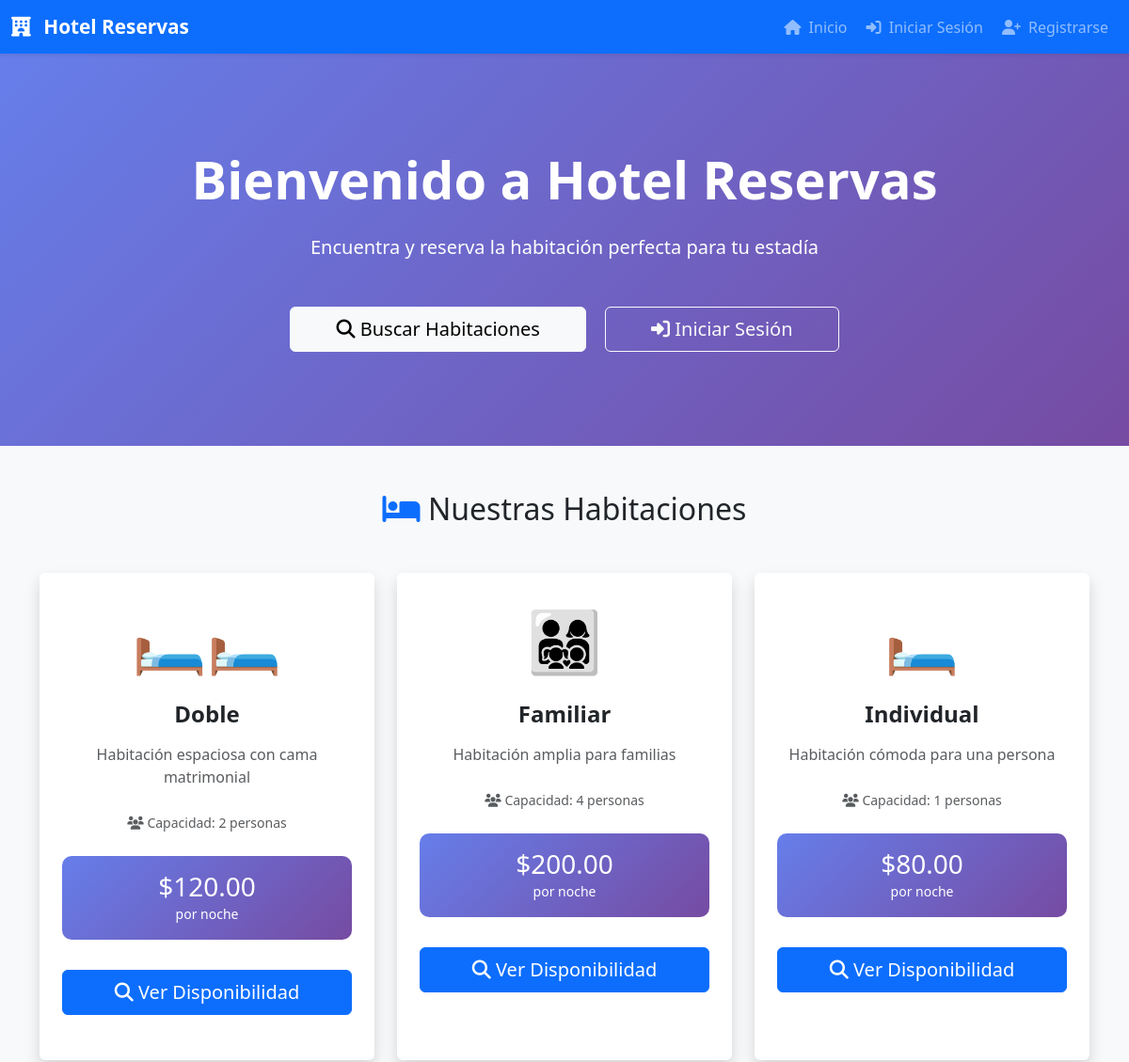
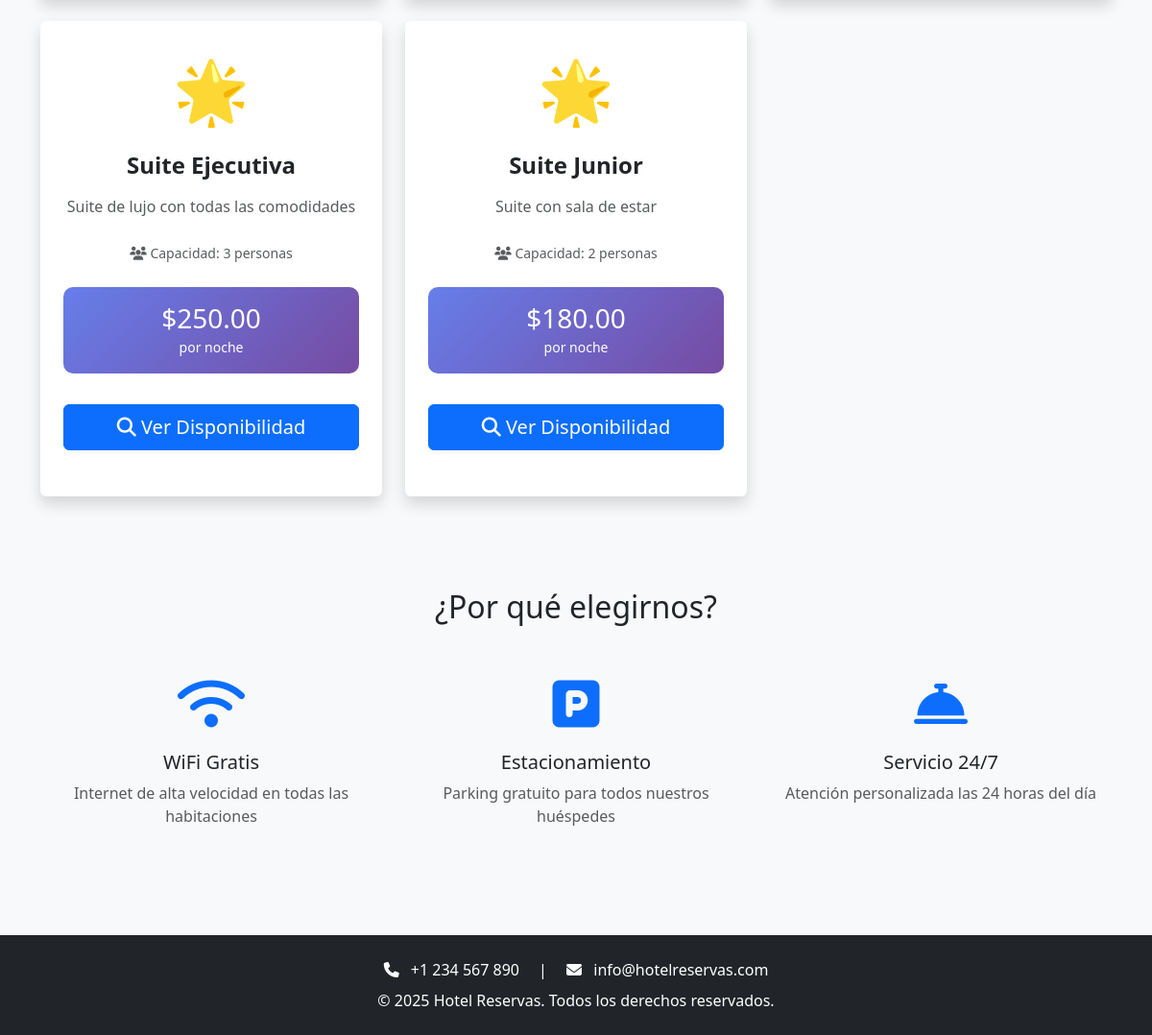
Screenshot of /public/ with the database file from the repository (2 pictures, top to bottom).
### tables this page shows
CREATE TABLE tipos_habitacion (
    id INT PRIMARY KEY AUTO_INCREMENT,
    nombre VARCHAR(50) NOT NULL,
    descripcion TEXT,
    capacidad INT NOT NULL,
    precio_base DECIMAL(10,2) NOT NULL,
    caracteristicas TEXT,  
    imagen VARCHAR(255),
    created_at TIMESTAMP DEFAULT CURRENT_TIMESTAMP,
    updated_at TIMESTAMP DEFAULT CURRENT_TIMESTAMP ON UPDATE CURRENT_TIMESTAMP
);

### core/View.php (called while the page is built, shortened)
<?php
class View
{
    public static function render($view, $data = [])
    {
        extract($data);
        $viewFile = __DIR__ . '/../views/' . $view . '.php';
        require_once $viewFile;
        exit;
    }
}

### core/Controller.php (called while the page is built, shortened)
<?php
class Controller
{
    protected function view($view, $data = [])
    {
        View::render($view, $data);
    }
}

### controllers/HomeController.php (called while the page is built, shortened)
<?php
require_once __DIR__ . '/../core/Controller.php';
class HomeController extends Controller
{
    private $tipoModel;
    public function __construct()
    {
        $this->tipoModel = new TipoHabitacion();
    }
    public function index()
    {
        try {
            $tipos = $this->tipoModel->all('nombre ASC');
        } catch (Exception $e) {
            error_log("Error en HomeController: " . $e->getMessage());
            $tipos = [];
        }
        $data = [
            'title' => 'Inicio - ' . APP_NAME,
            'tiposHabitacion' => $tipos
        ];
        $this->view('home', $data);
    }
}

### public/index.php (called while the page is built, shortened)
<?php
require_once __DIR__ . '/../helpers/functions.php';
require_once __DIR__ . '/../core/Database.php';
require_once __DIR__ . '/../core/View.php';
require_once __DIR__ . '/../core/Controller.php';
require_once __DIR__ . '/../core/Router.php';
require_once __DIR__ . '/../controllers/HomeController.php';
$router = new Router();
$router->get('/', 'HomeController@index');
$router->get('/buscar', 'BusquedaController@index');
$router->post('/buscar', 'BusquedaController@index');
$router->get('/login', 'AuthController@login');
$router->post('/login', 'AuthController@login');
$router->get('/register', 'AuthController@register');
$router->post('/register', 'AuthController@register');
$router->get('/logout', 'AuthController@logout');
$router->get('/dashboard', 'DashboardController@index', ['auth']);
$router->get('/clientes', 'ClienteController@index', ['auth']);
$router->get('/clientes/crear', 'ClienteController@create', ['auth']);
$router->post('/clientes/crear', 'ClienteController@store', ['auth']);
$router->get('/clientes/{id}', 'ClienteController@show', ['auth']);
$router->get('/clientes/{id}/editar', 'ClienteController@edit', ['auth']);
$router->post('/clientes/{id}/editar', 'ClienteController@update', ['auth']);
$router->post('/clientes/{id}/eliminar', 'ClienteController@destroy', ['auth']);
$router->get('/habitaciones', 'HabitacionController@index', ['auth']);
$router->get('/habitaciones/crear', 'HabitacionController@create', ['auth']);
$router->post('/habitaciones/crear', 'HabitacionController@store', ['auth']);
$router->get('/habitaciones/{id}', 'HabitacionController@show', ['auth']);
$router->get('/habitaciones/{id}/editar', 'HabitacionController@edit', ['auth']);
$router->post('/habitaciones/{id}/editar', 'HabitacionController@update', ['auth']);
$router->post('/habitaciones/{id}/eliminar', 'HabitacionController@destroy', ['auth']);
$router->post('/habitaciones/{id}/cambiar-estado', 'HabitacionController@cambiarEstado', ['auth']);
$router->get('/reservas', 'ReservaController@index', ['auth']);
$router->get('/reservas/crear', 'ReservaController@create', ['auth']);
$router->post('/reservas/crear', 'ReservaController@store', ['auth']);
$router->get('/reservas/{id}', 'ReservaController@show', ['auth']);
$router->get('/reservas/{id}/editar', 'ReservaController@edit', ['auth']);
$router->post('/reservas/{id}/editar', 'ReservaController@update', ['auth']);
$router->post('/reservas/{id}/cancelar', 'ReservaController@cancel', ['auth']);
$router->post('/reservas/{id}/confirmar', 'ReservaController@confirm', ['auth']);
$router->post('/reservas/{id}/completar', 'ReservaController@complete', ['auth']);
$router->get('/pagos', 'PagoController@index', ['auth']);
$router->get('/pagos/crear', 'PagoController@create', ['auth']);
$router->post('/pagos/crear', 'PagoController@store', ['auth']);
$router->get('/pagos/{id}', 'PagoController@show', ['auth']);
$router->post('/pagos/{id}/anular', 'PagoController@anular', ['auth']);
$router->get('/pagos/{id}/recibo', 'PagoController@recibo', ['auth']);
$router->run();
?>

### core/Database.php (called while the page is built, shortened)
<?php
class Database
{
    private static $instance = null;
    public static function getInstance()
    {
        if (self::$instance === null) {
            self::$instance = new self();
        }
        return self::$instance->connection;
    }
    public static function query($sql, $params = [])
    {
        try {
            $db = self::getInstance();
            if (empty($params)) {
                $stmt = $db->query($sql);
            } else {
                $stmt = $db->prepare($sql);
                $stmt->execute($params);
            }
            return $stmt->fetchAll(PDO::FETCH_ASSOC);
        } catch (PDOException $e) {
            error_log("Error en Database::query()");
            error_log("SQL: " . $sql);
            error_log("Params: " . print_r($params, true));
            error_log("Error: " . $e->getMessage());
            if (defined('APP_DEBUG') && APP_DEBUG === true) {
                throw $e;
            }
            return [];
        }
    }
}

### core/Model.php (called while the page is built, shortened)
<?php
class Model
{
    protected $table;
    public function all($orderBy = 'id DESC')
    {
        $sql = "SELECT * FROM {$this->table} ORDER BY {$orderBy}";
        return $this->query($sql, []);
    }
    protected function query($sql, $params = [])
    {
        return Database::query($sql, $params);
    }
}

### views/home.php (the view, shortened to what this page needs)
<?php
$base = '/hotel-reservas/public';
$tiposHabitacion = $data['tiposHabitacion'] ?? [];
$isAuthenticated = isset($_SESSION['user_id']);
?>
<!DOCTYPE html>
<html lang="es">
<head>
    <link href="https://cdn.jsdelivr.net/npm/bootstrap@5.3.0/dist/css/bootstrap.min.css" rel="stylesheet">
    <link rel="stylesheet" href="https://cdnjs.cloudflare.com/ajax/libs/font-awesome/6.4.0/css/all.min.css">
    <link rel="stylesheet" href="<?= $base ?>/css/style.css">
</head>
<body>
    <?php require_once __DIR__ . '/components/nav.php'; ?>
    <section class="hero-section">
        <div class="container">
            <h1 class="display-4 fw-bold mb-4">Bienvenido a <?= APP_NAME ?></h1>
            <p class="lead mb-5">Encuentra y reserva la habitación perfecta para tu estadía</p>
            <?php if ($isAuthenticated): ?>
                <a href="<?= $base ?>/reservas/crear" class="btn btn-light btn-lg px-5 me-3">
                    <i class="fas fa-calendar-plus"></i> Nueva Reserva
                </a>
                <a href="<?= $base ?>/dashboard" class="btn btn-outline-light btn-lg px-5">
                    <i class="fas fa-tachometer-alt"></i> Ir al Dashboard
                </a>
            <?php else: ?>
                <a href="<?= $base ?>/buscar" class="btn btn-light btn-lg px-5 me-3">
                    <i class="fas fa-search"></i> Buscar Habitaciones
                </a>
                <a href="<?= $base ?>/login" class="btn btn-outline-light btn-lg px-5">
                    <i class="fas fa-sign-in-alt"></i> Iniciar Sesión
                </a>
            <?php endif; ?>
        </div>
    </section>
    <section class="py-5">
        <div class="container">
            <h2 class="text-center mb-5">
                <i class="fas fa-bed text-primary"></i>
                Nuestras Habitaciones
            </h2>
            <?php if (empty($tiposHabitacion)): ?>
                <div class="alert alert-info text-center">
                    <i class="fas fa-info-circle"></i>
                    No hay tipos de habitación disponibles en este momento.
                </div>
            <?php else: ?>
                <div class="row g-4">
                    <?php foreach ($tiposHabitacion as $tipo): ?>
                        <div class="col-lg-4 col-md-6">
                            <div class="card tipo-card border-0 shadow">
                                <div class="card-body text-center p-4">
                                    <div class="tipo-icon">
                                        <?php
                                        $icono = '🏨';
                                        $nombre = strtolower($tipo['nombre']);
                                        if (strpos($nombre, 'individual') !== false) {
                                            $icono = '🛏️';
                                        } elseif (strpos($nombre, 'doble') !== false) {
                                            $icono = '🛏️🛏️';
                                        } elseif (strpos($nombre, 'familiar') !== false) {
                                            $icono = '👨‍👩‍👧‍👦';
                                        } elseif (strpos($nombre, 'suite') !== false) {
                                            $icono = '🌟';
                                        }
                                        echo $icono;
                                        ?>
                                    </div>
                                    <h4 class="card-title fw-bold mb-3">
                                        <?= htmlspecialchars($tipo['nombre']) ?>
                                    </h4>
                                    <p class="card-text text-muted mb-4">
                                        <?= htmlspecialchars($tipo['descripcion']) ?>
                                    </p>
                                    <div class="mb-4">
                                        <small class="text-muted">
                                            <i class="fas fa-users"></i>
                                            Capacidad: <?= $tipo['capacidad'] ?> personas
                                        </small>
                                    </div>
                                    <div class="price-tag">
                                        <h3 class="mb-0">$<?= number_format($tipo['precio_base'], 2) ?></h3>
                                        <small>por noche</small>
                                    </div>
                                    <?php if ($isAuthenticated): ?>
                                        <a href="<?= $base ?>/reservas/crear?tipo_habitacion_id=<?= $tipo['id'] ?>"
                                           class="btn btn-primary btn-lg w-100 mt-3">
                                            <i class="fas fa-calendar-plus"></i>
                                            Reservar Ahora
                                        </a>
                                    <?php else: ?>
                                        <a href="<?= $base ?>/buscar?tipo=<?= $tipo['id'] ?>"
                                           class="btn btn-primary btn-lg w-100 mt-3">
                                            <i class="fas fa-search"></i>
                                            Ver Disponibilidad
                                        </a>
                                    <?php endif; ?>
                                </div>
                            </div>
                        </div>
                    <?php endforeach; ?>
                </div>
            <?php endif; ?>
        </div>
    </section>
    <section class="bg-light py-5">
        <div class="container">
            <h2 class="text-center mb-5">¿Por qué elegirnos?</h2>
            <div class="row g-4">
                <div class="col-md-4 text-center">
                    <div class="display-4 text-primary mb-3">
                        <i class="fas fa-wifi"></i>
                    </div>
                    <h5>WiFi Gratis</h5>
                    <p class="text-muted">Internet de alta velocidad en todas las habitaciones</p>
                </div>
                <div class="col-md-4 text-center">
                    <div class="display-4 text-primary mb-3">
                        <i class="fas fa-parking"></i>
                    </div>
                    <h5>Estacionamiento</h5>
                    <p class="text-muted">Parking gratuito para todos nuestros huéspedes</p>
                </div>
                <div class="col-md-4 text-center">
                    <div class="display-4 text-primary mb-3">
                        <i class="fas fa-concierge-bell"></i>
                    </div>
                    <h5>Servicio 24/7</h5>
                    <p class="text-muted">Atención personalizada las 24 horas del día</p>
                </div>
            </div>
        </div>
    </section>
    <footer class="bg-dark text-white py-4 mt-5">
        <div class="container text-center">
            <p class="mb-2">
                <i class="fas fa-phone me-2"></i> +1 234 567 890
                <span class="mx-3">|</span>
                <i class="fas fa-envelope me-2"></i> info@hotelreservas.com
            </p>
            <p class="mb-0">&copy; <?= date('Y') ?> <?= APP_NAME ?>. Todos los derechos reservados.</p>
        </div>
    </footer>
</body>
</html>

### core/Router.php (shortened to what this page needs)
<?php
class Router
{
    private $routes = [];
    private $basePath = '/hotel-reservas/public';
    private function addRoute($method, $path, $handler, $middleware)
    {
        $this->routes[] = [
            'method' => $method,
            'path' => $path,
            'handler' => $handler,
            'middleware' => $middleware
        ];
    }
    public function run()
    {
        $requestMethod = $_SERVER['REQUEST_METHOD'];
        $requestUri = $_SERVER['REQUEST_URI'];
        if (strpos($requestUri, $this->basePath) === 0) {
            $requestUri = substr($requestUri, strlen($this->basePath));
        }
        foreach ($this->routes as $route) {
            if ($route['method'] === $requestMethod) {
                $pattern = $this->convertToRegex($route['path']);
                if (preg_match($pattern, $requestUri, $matches)) {
                    array_shift($matches);
                    $this->executeHandler($route['handler'], $matches);
                    exit;
                }
            }
        }
        exit;
    }
    private function convertToRegex($path)
    {
        $path = preg_quote($path, '/');
        $path = preg_replace('/\\\{([a-zA-Z0-9_]+)\\\}/', '([a-zA-Z0-9_-]+)', $path);
        return '/^' . $path . '$/';
    }
    private function executeHandler($handler, $params = [])
    {
        list($controllerName, $methodName) = explode('@', $handler);
        $controller = new $controllerName();
        call_user_func_array([$controller, $methodName], $params);
    }
}

### public/css/style.css (style rules this page uses)
:root { --primary-color: #667eea; --secondary-color: #764ba2; --success-color: #28a745; --danger-color: #dc3545; --warning-color: #ffc107; --info-color: #17a2b8; }
body { font-family: 'Segoe UI', Tahoma, Geneva, Verdana, sans-serif; background-color: #f8f9fa; }
.card { border: none; box-shadow: 0 0.125rem 0.25rem rgba(0,0,0,0.075); margin-bottom: 1.5rem; }
.btn { border-radius: 0.375rem; padding: 0.5rem 1rem; font-weight: 500; transition: all 0.3s ease; }
footer { margin-top: auto; }

### views/home.php (style rules this page uses)
.hero-section { background: linear-gradient(135deg, #667eea 0%, #764ba2 100%); color: white; padding: 100px 0; text-align: center; }
.tipo-card { transition: transform 0.3s, box-shadow 0.3s; cursor: pointer; height: 100%; }
.tipo-icon { font-size: 4rem; margin-bottom: 1rem; }
.price-tag { background: linear-gradient(135deg, #667eea 0%, #764ba2 100%); color: white; padding: 1rem; border-radius: 10px; margin: 1rem 0; }

### rows the page displays
tipos_habitacion: nombre "🛏️🛏️", nombre "Doble", descripcion "Habitación espaciosa con cama matrimonial", capacidad "2", precio_base "120.00"
tipos_habitacion: nombre "👨‍👩‍👧‍👦", nombre "Familiar", descripcion "Habitación amplia para familias", capacidad "4", precio_base "200.00"
tipos_habitacion: nombre "🛏️", nombre "Individual", descripcion "Habitación cómoda para una persona", capacidad "1", precio_base "80.00"
tipos_habitacion: nombre "🌟", nombre "Suite Ejecutiva", descripcion "Suite de lujo con todas las comodidades", capacidad "3", precio_base "250.00"
tipos_habitacion: nombre "🌟", nombre "Suite Junior", descripcion "Suite con sala de estar", capacidad "2", precio_base "180.00"
